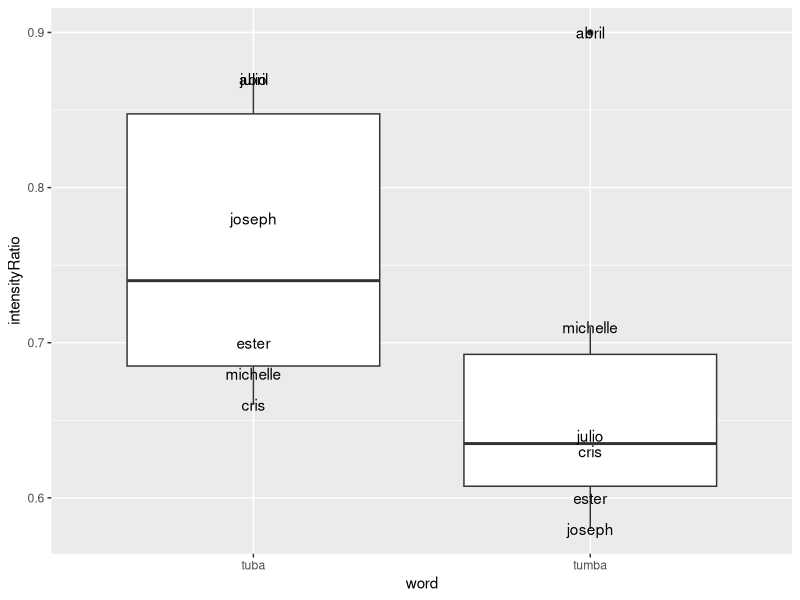
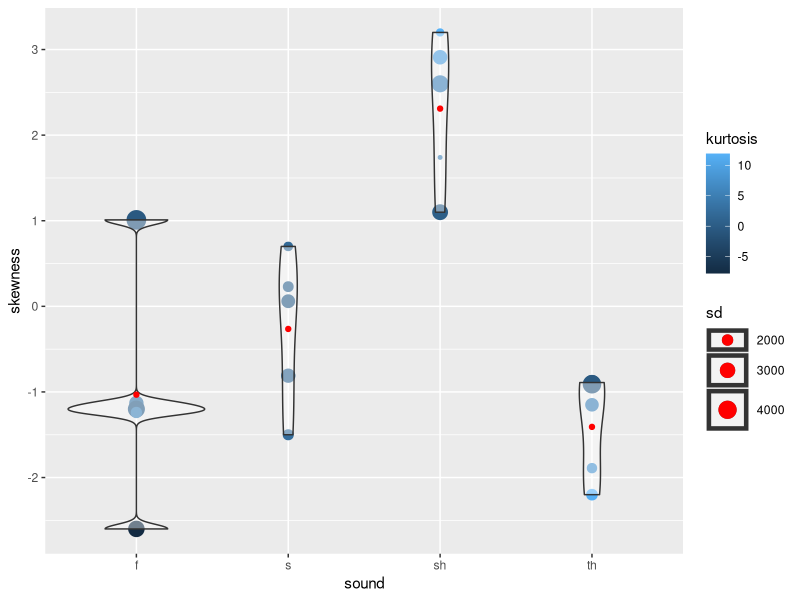

R code for these plots, in order:
## ---- chunk 1
knitr::opts_chunk$set(cache=FALSE)
## ---- chunk 2
# Create dataframe of intensity ratio data 
name <- c("joseph", "joseph", 
          "abril", "abril", 
          "julio", "julio", 
          "cris", "cris", 
          "michelle", "michelle", 
          "ester", "ester")
word <- rep(c("tumba", "tuba"), times = 6)
intensityRatio <- c(0.58, 0.78, 0.9, 0.87, 0.64, 0.87, 0.63, 0.66, 0.71, 0.68, 0.6, 0.70)

df_ir <- data.frame(name, word, intensityRatio)

# Check structure
str(df_ir)
## ---- chunk 3
# Plot it 
library(tidyverse)
ggplot(df_ir, aes(x = word, y = intensityRatio, label = name)) + 
  geom_boxplot() +
    geom_text() 
## ---- chunk 4
# Load spectral moment data 
my_data <- structure(list(name = structure(c(4L, 4L, 4L, 4L, 1L, 1L, 1L, 
1L, 5L, 5L, 5L, 5L, 2L, 2L, 2L, 2L, 6L, 6L, 6L, 6L, 3L, 3L, 3L, 
3L), .Label = c("abril", "cris", "ester", "joseph", "julio", 
"michelle"), class = "factor"), sound = structure(c(1L, 4L, 2L, 
3L, 1L, 4L, 2L, 3L, 1L, 4L, 2L, 3L, 1L, 4L, 2L, 3L, 1L, 4L, 2L, 
3L, 1L, 4L, 2L, 3L), .Label = c("f", "s", "sh", "th"), class = "factor"), 
    cog = c(13236, 13186, 11088, 6017, 4773, 61.92, 7293, 4383, 
    9610, 9860, 9767, 3690, 15383, 13186, 13471, 13471, 15087, 
    15623, 12698, 4625, 5172, 10127, 9951, 4925), sd = c(2717, 
    2501, 2562, 3156, 1331, 308.77, 3253, 1246, 3568, 2981, 1910, 
    1393, 3367, 2061, 2697, 3550, 1994, 1830, 1711, 2750, 4622, 
    4124, 1949, 1558), skewness = c(-1.13, -1.15, 0.06, 1.1, 
    -0.24, 44.93, -1.24, 0.48, -1.2, -0.89, 0.23, 1.74, -2.6, 
    -2.2, -0.81, 2.6, -1.24, -1.89, 0.7, 2.91, 1.01, -0.91, -1.5, 
    3.2), kurtosis = c(3.3, 5.42, 0.22, 0.37, 6.29, 2383, 1.07, 
    6.8, 0.41, 0.71, 1.02, 5.07, -7.75, 11.83, 1.49, 5.41, 5.58, 
    7.78, 2.03, 9.19, -0.42, -0.31, 2.6, 11.91)), .Names = c("name", 
"sound", "cog", "sd", "skewness", "kurtosis"), class = "data.frame", row.names = c(NA, 
-24L))


head(my_data)
## ---- chunk 5
# Check means 
aggregate(cog ~ sound, FUN = mean, data = my_data)
aggregate(sd ~ sound, FUN = mean, data = my_data)
aggregate(skewness ~ sound, FUN = mean, data = my_data)
aggregate(kurtosis ~ sound, FUN = mean, data = my_data)

# Same as above, but all at once 
aggregate(cbind(cog, sd, skewness, kurtosis) ~ sound, FUN = mean, data = my_data)
## ---- chunk 6
# Plot it 
ggplot(my_data[my_data$name != "abril", ], aes(x = sound, y = skewness, color = kurtosis, size = sd)) +
  geom_point() +
  geom_violin(alpha = 0.4) + 
  stat_summary(fun.y = mean, geom = "point", color = "red")
